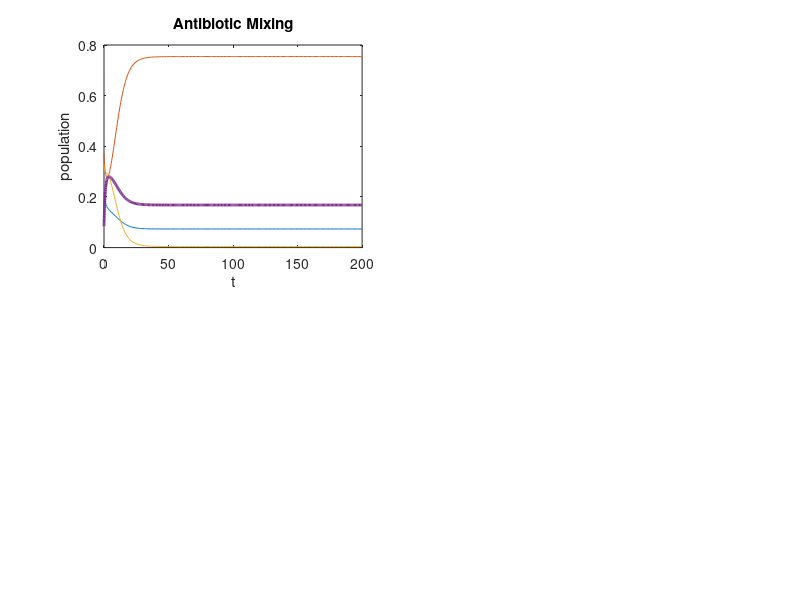

This figure's MATLAB source:
% ModelIS   [ S, R_A^A,R_A^B,R_B^A,R_B^B,X ]

 y0=[rand(6,1);0]
 y0=y0./sum(y0);
% y0=[ swap*(yOut(end,1:6)') ;0];
% y0= [(yOut(end,1:6)');0];

T=250;
mu=1/15; %(immgration/emigration rate)
beta= [1,0.99,0.99]; %Infection rates;

chi=@(t) 0.5;

ts=linspace(0,10*T,1000);

smallImport=0.01;


filterArrivals=   [1;0;1;0;1;1];%DumbMixing
filterInfections= [1;1;0;1;0;1];
importation= [0.5,smallImport,smallImport,smallImport,smallImport,1]';
importation=  importation*mu/(filterArrivals'*importation);

betaMatrix= [beta(1),0,0,0,0,0;
             0,beta(2),beta(2),0,0,0;
             0,beta(2),beta(2),0,0,0;
             0,0,0,beta(3),beta(3),0;
             0,0,0,beta(3),beta(3),0;
             -beta(1),-beta(2),-beta(2),-beta(3),-beta(3),0];
         
g=1/10; %Ten day recovery without meds;
q=1/2.5; %treated recovery.
recovery= diag(-[q,g,q,q,g,0]);
recovery(6,:)=[q,g,q,q,g,0];
         
Deriv =@(t,V) [(filterArrivals.*importation + filterInfections.*betaMatrix*V(1:6)*V(6) + recovery*V(1:6)-mu*V(1:6)); V(6)];

[tOut,yOut] = ode45(Deriv,[0,200],y0);

% figure(1)
% plot(tOut,yOut);
% hold on
% plot(tOut,chi(tOut));

figure(1)
subplot(2,2,1)
smoosh= [1,0,0,0,0,0,0;
         0,1,1,0,0,0,0;
         0,0,0,1,1,0,0;
         0,0,0,0,0,1,0];
     
plot(tOut,yOut*smoosh(1:3,:)');
hold on
plot(tOut,yOut*smoosh(4,:)','lineWidth',2);
xlabel('t');
ylabel('population');
ylim([0,0.8])
xlim([0,200])
meanX=yOut(end,end)./tOut(end)
title('Antibiotic Mixing');
% dumbApproxA= importation(2)/(q-g) *exp(-q*tOut);
% dumbApproxB= (q/g)*importation(2)/(q-g) *(1-exp(-g*tOut));
% 
% plot(tOut,dumbApproxA)
% plot(tOut,dumbApproxB)
